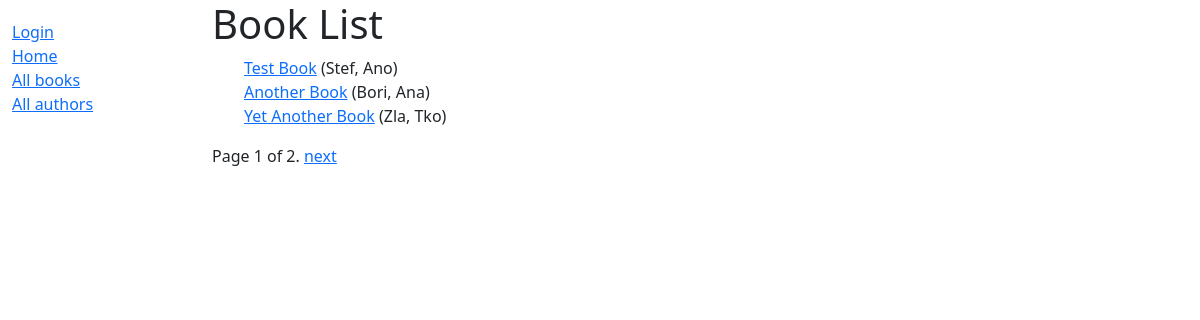
/catalog/books/, run on the app's committed database.
### catalog/models.py (models this page shows, shortened)
class Book(models.Model):
    title = models.CharField(max_length=200)
    author = models.ForeignKey('Author', on_delete=models.SET_NULL, null=True)
    summary = models.TextField(max_length=1000, help_text='Enter a brief description of the book')
    isbn = models.CharField('ISBN', max_length=13, unique=True, help_text='13 Character <a href="https://www.isbn-international.org/content/what-isbn">ISBN number</a>')
    genre = models.ManyToManyField(Genre, help_text='Select a genre for this book')
    language = models.ManyToManyField(Language, help_text='Select the language this book was written in')
    def get_absolute_url(self):
        return reverse('book-detail', args=[str(self.id)])
    def display_genre(self):
        """Create a string for the Genre. This is required to display genre in Admin."""
        return ', '.join(genre.name for genre in self.genre.all()[:3])
    display_genre.short_description = 'Genre'
    def display_language(self):
        """Create a string for the Genre. This is required to display genre in Admin."""
        return ', '.join(language.name for language in self.launguage.all()[:3])
    display_language.short_description = 'Language'

class Author(models.Model):
    first_name = models.CharField(max_length=100)
    last_name = models.CharField(max_length=100)
    date_of_birth = models.DateField(null=True, blank=True)
    date_of_death = models.DateField('Died', null=True, blank=True)
    class Meta:
        ordering = ['last_name', 'first_name']
    def __str__(self):
        return f'{self.last_name}, {self.first_name}'

### catalog/views.py (the view)
# urls.py: path('books/', views.BookListView.as_view(), name='books'),
class BookListView(generic.ListView):
    model = Book
    paginate_by = 3

### catalog/templates/catalog/book_list.html
{% extends "base_generic.html" %}
{% block content %}
  <h1>Book List</h1>
  {% if book_list %}
    <ul>
      {% for book in book_list %}
      <li>
        <a href="{{ book.get_absolute_url }}">{{ book.title }}</a> ({{book.author}})
      </li>
      {% endfor %}
    </ul>
  {% else %}
    <p>There are no books in the library.</p>
  {% endif %}
{% endblock %}

### catalog/static/css/styles.css (style rules this page uses)
ul > li { list-style-type: none; }

### data on the page
Book: title "Test Book", author "Stef, Ano"
Book: title "Another Book", author "Bori, Ana"
Book: title "Yet Another Book", author "Zla, Tko"

### other printed values
{{ page_obj.number }} "1"
{{ page_obj.paginator.num_pages }} "2"
